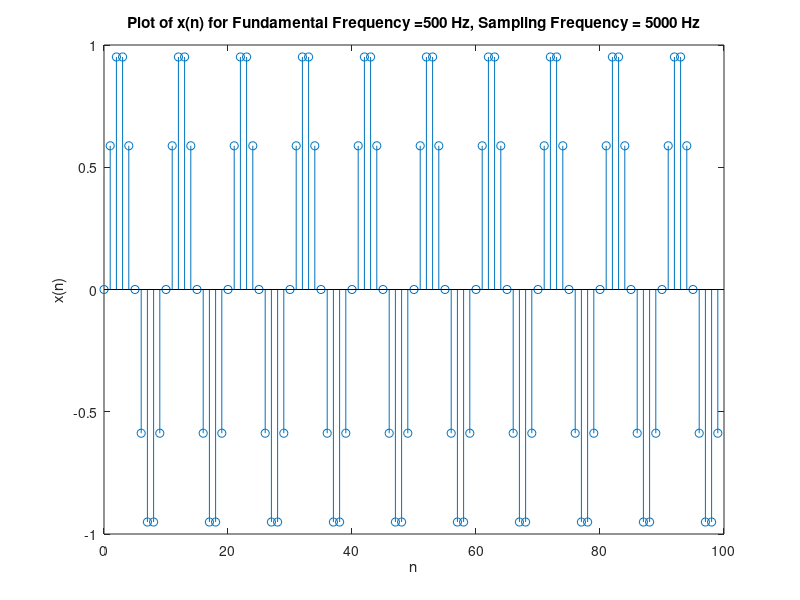
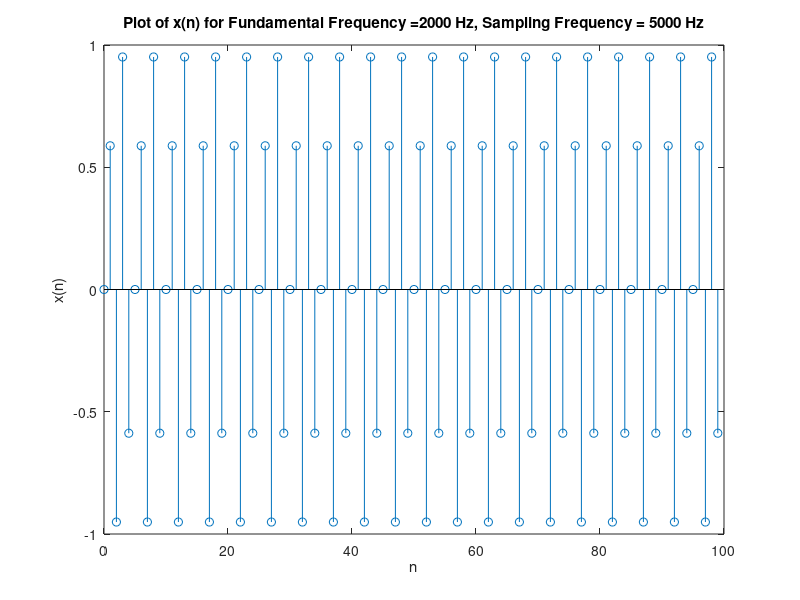
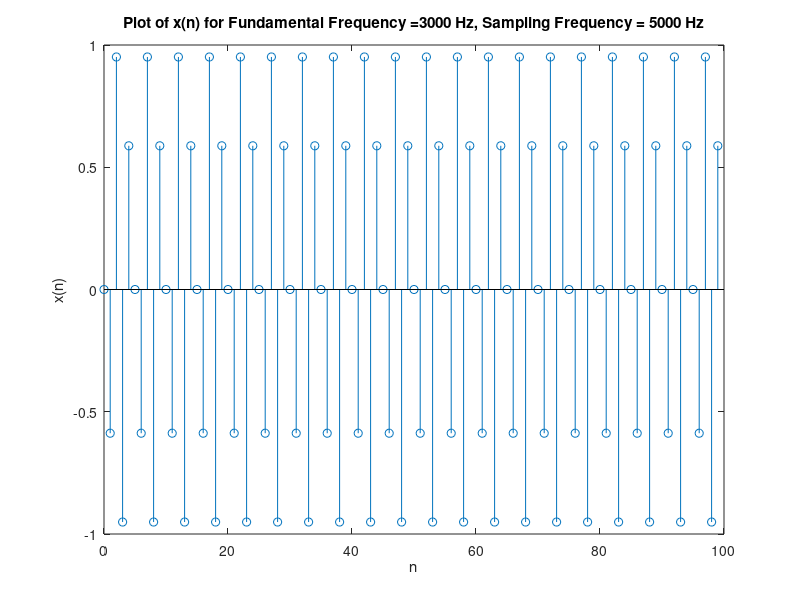
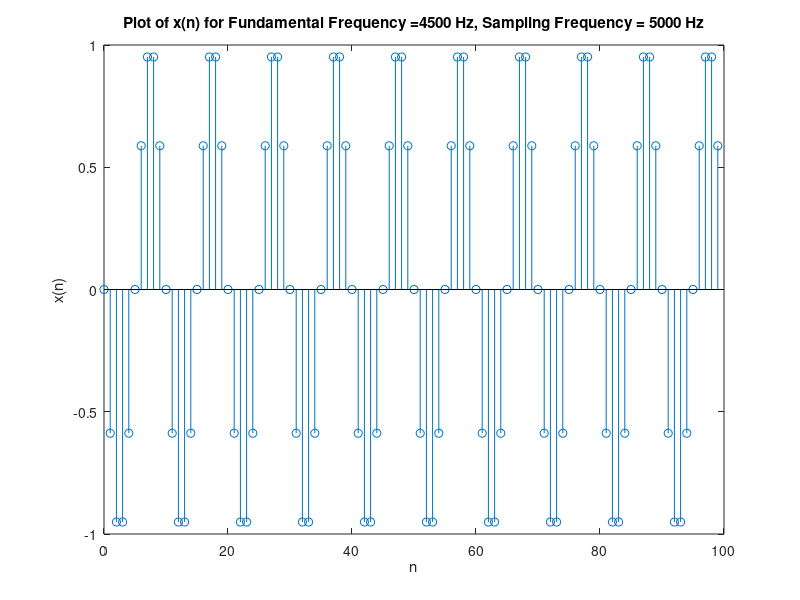

MATLAB code for these plots, in order:
%Author: Brian Wilcox
%EECE 5666
%Date: 1/28/2017
%Homework # 5, Problem 1.15

%Part a 
%define n range
n = 0:1:99;
%Define fundamental Frequenxies
F0 = [500, 2000, 3000, 4500];
len = length(F0);
%Define Sampling Frequency
FS = 5000;
x = zeros(len,length(n));
%Part a
for i =1:len
    %Compute the value of x for each frequency
    x(i,1:length(n)) = sin(2*pi*F0(i)/FS.*n);
    figure(i)
    stem(n,x(i,1:length(n)));
    xlabel('n')
    ylabel('x(n)')
    s = strcat('Plot of x(n) for Fundamental Frequency =  ',   num2str(F0(i)), ' Hz, Sampling Frequency = 5000 Hz');
    title(s)
end

%Part b
%Set Fundamental and Sampling frequencies for Part b
F0b = 2000;
FSb = 50000;
%Define x for part b
xb(1:length(n)) = sin(2*pi*F0b/FSb.*n);
figure(5)
stem(n,xb);
xlabel('n')
ylabel('x(n)')
s = strcat('Plot of x(n) for Fundamental Frequency =  ',   num2str(F0b), ' Hz, Sampling Frequency = 50000 Hz');
title(s)
%initialize y
%Set y = to only the even n values of xb
y = xb(1:2:99);
figure(6)
stem(0:2:98,y);
xlabel('n')
ylabel('y(n)')
s = strcat('Plot of y(n) for Fundamental Frequency =  ',   num2str(F0b), ' Hz, Sampling Frequency = 50000 Hz');
title(s)